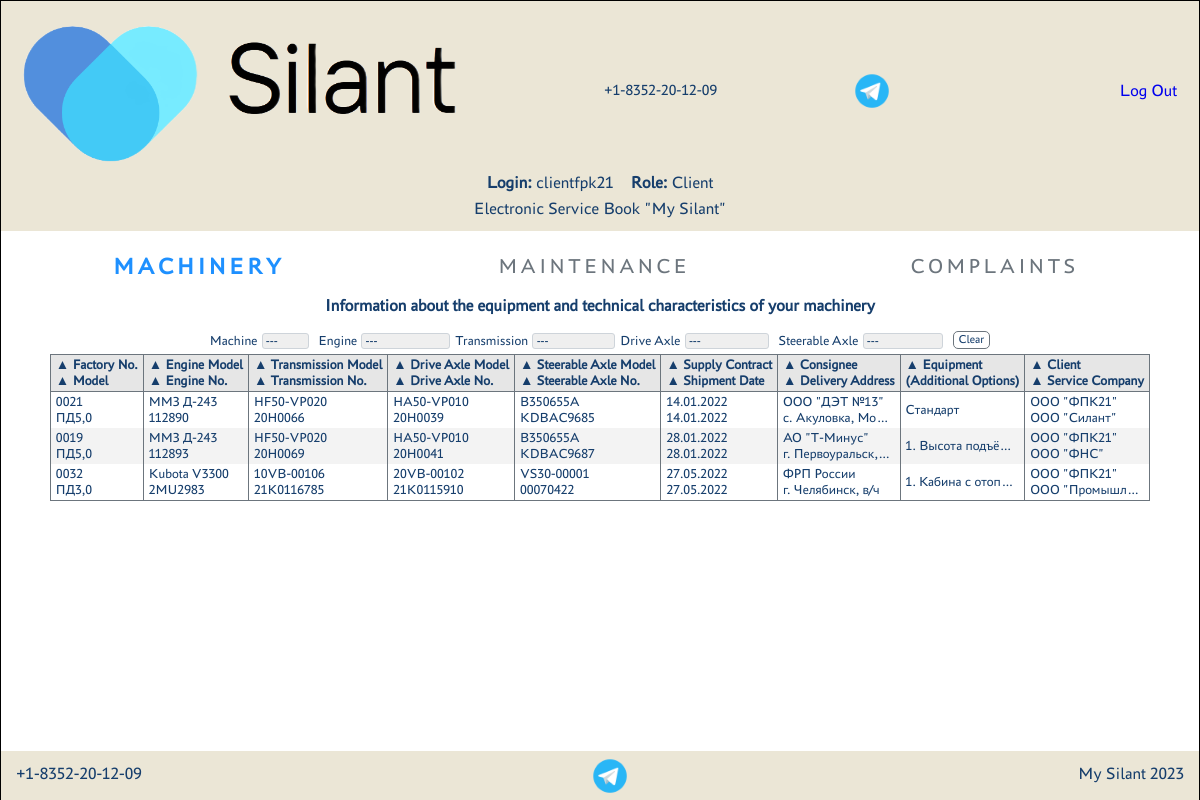
The page /info (signed in) on the database its author committed.
### services/models.py (models this page shows, shortened)
class Car(models.Model):
    factory_number = models.TextField(max_length=17, unique=True, db_index=True, verbose_name='Factory number')
    technique_model = models.ForeignKey(Technique_model, on_delete=models.CASCADE, db_index=True, verbose_name='Vehicle model')
    engine_model = models.ForeignKey(Engine_model, on_delete=models.CASCADE, db_index=True, verbose_name='Engine model')
    engine_number = models.TextField(max_length=17, verbose_name='Engine number')
    transmission_model = models.ForeignKey(Transmission_model, on_delete=models.CASCADE, db_index=True, verbose_name='Transmission model')
    transmission_number = models.TextField(max_length=50, verbose_name='Transmission number')
    drive_axle_model = models.ForeignKey(Drive_axle_model, on_delete=models.CASCADE, db_index=True, verbose_name='Drive axle model')
    drive_axle_number = models.TextField(max_length=50, verbose_name='Drive axle number')
    steerable_axle_model = models.ForeignKey(Steerable_axle_model, on_delete=models.CASCADE, db_index=True, verbose_name='Steering axle model')
    steerable_axle_number = models.TextField(max_length=50, verbose_name='Steering axle number')
    supply_contract = models.TextField(max_length=50, blank=True, verbose_name='Delivery agreement No., date.')
    date_of_shipment_from_the_factory = models.DateField(db_index=True, verbose_name='Дата отгрузки с завода')
    consignee = models.TextField(max_length=50, blank=True, verbose_name='Consignee')
    delivery_address = models.TextField(max_length=300, blank=True, verbose_name='Delivery (operation) address')
    equipment = models.TextField(blank=True, verbose_name='Equipment (additional options)')
    client = models.ForeignKey(CustomUser, on_delete=models.CASCADE, null=True, blank=True, verbose_name='Client')
    service_company = models.ForeignKey(Service_company, null=True, on_delete=models.CASCADE, blank=True, verbose_name='Service organization')
    class Meta:
        verbose_name = 'Car'
        verbose_name_plural = 'Cars'
        ordering = ['date_of_shipment_from_the_factory']

class Technique_model(models.Model):
    name = models.TextField(unique=True, verbose_name='Title')
    description = models.TextField(blank=True, verbose_name='Description')
    def __str__(self):
        return f'{self.name}'
    class Meta:
        verbose_name = 'Model of machines'
        verbose_name_plural = 'Models of machines'

class Engine_model(models.Model):
    name = models.TextField(unique=True, verbose_name='Title')
    description = models.TextField(blank=True, verbose_name='Description')
    def __str__(self):
        return f'{self.name}'
    class Meta:
        verbose_name = 'Engine model'
        verbose_name_plural = 'Engine models'

class Transmission_model(models.Model):
    name = models.TextField(unique=True, verbose_name='Title')
    description = models.TextField(blank=True, verbose_name='Description')
    def __str__(self):
        return f'{self.name}'
    class Meta:
        verbose_name = 'Transmission model'
        verbose_name_plural = 'Transmission models'

class Drive_axle_model(models.Model):
    name = models.TextField(unique=True, verbose_name='Title')
    description = models.TextField(blank=True, verbose_name='Description')
    def __str__(self):
        return f'{self.name}'
    class Meta:
        verbose_name = 'Drive axle model'
        verbose_name_plural = 'Drive axle models'

class Steerable_axle_model(models.Model):
    name = models.TextField(unique=True, verbose_name='Title')
    description = models.TextField(blank=True, verbose_name='Description')
    def __str__(self):
        return f'{self.name}'
    class Meta:
        verbose_name = 'Steering axle model'
        verbose_name_plural = 'Steering axle models'

class Service_company(models.Model):
    user = models.OneToOneField(CustomUser, on_delete=models.CASCADE, verbose_name='Username')
    name = models.TextField(unique=True, verbose_name='Title')
    description = models.TextField(blank=True, verbose_name='Description')
    def __str__(self):
        return f'{self.name}'
    class Meta:
        verbose_name = 'Service company'
        verbose_name_plural = 'Service companies'

### services/views.py (the view)
# urls.py: path('info', Info.as_view(), name='info'),
class Info(PermissionRequiredMixin, ListView):
    permission_required = 'services.view_car'
    model = Car
    template_name = 'info.html'
    context_object_name = 'cars'
    def get_context_data(self, *args, **kwargs):
        context = super().get_context_data(*args, **kwargs)
        order_by = self.request.GET.get('order_by', 'date_of_shipment_from_the_factory')
        if order_by in ['technique_model', 'engine_model', 'transmission_model', 'drive_axle_model',
                        'steerable_axle_model', 'service_company']:
            order_by = order_by+"__name"
        if order_by in ['client']:
            order_by = "client__username"
        context['te'] = self.request.GET.get('te', '---')
        context['en'] = self.request.GET.get('en', '---')
        context['tr'] = self.request.GET.get('tr', '---')
        context['da'] = self.request.GET.get('da', '---')
        context['sa'] = self.request.GET.get('sa', '---')
        qs = qs_filter = Car.objects.all()
        if context['te'] != "---":
            filter = Technique_model.objects.get(name=context['te']).id
            qs = qs.filter(technique_model=filter)
        if context['en'] != "---":
            filter = Engine_model.objects.get(name=context['en'])
            qs = qs.filter(engine_model=filter)
        if context['tr'] != "---":
            filter = Transmission_model.objects.get(name=context['tr']).id
            qs = qs.filter(transmission_model=filter)
        if context['da'] != "---":
            filter = Drive_axle_model.objects.get(name=context['da']).id
            qs = qs.filter(drive_axle_model=filter)
        if context['sa'] != "---":
            filter = Steerable_axle_model.objects.get(name=context['sa']).id
            qs = qs.filter(steerable_axle_model=filter)
        filter_list = ['technique_model', 'engine_model', 'transmission_model', 'drive_axle_model', 'steerable_axle_model']
        if self.request.user.groups.filter(name='admin').exists() or self.request.user.groups.filter(name='manager').exists():
            context['cars'] = qs.order_by(order_by)
            for filter in filter_list:
                context[filter] = set(qs_filter.values_list(filter+'__name', flat=True))
        elif self.request.user.groups.filter(name='service').exists():
            context['cars'] = qs.filter(service_company__user=self.request.user.id).order_by(order_by)
            for filter in filter_list:
                context[filter] = set(qs_filter.filter(service_company__user=self.request.user.id).values_list(filter+'__name', flat=True))
        elif self.request.user.groups.filter(name='client').exists():
            context['cars'] = qs.filter(client=self.request.user.id).order_by(order_by)
            for filter in filter_list:
                context[filter] = set(qs_filter.filter(client=self.request.user.id).values_list(filter+'__name', flat=True))
        else:
            context['cars'] = []
        return context

### services/templates/info.html (shortened to what this page needs)
{% extends 'default.html' %}
{% load auth_extras %}
{% load static %}
{% block content %}
    <div class="div_full_horizontal_content_space_around">
        <a class="button_menu active" href="{% url 'info' %}" role="button">Machinery</a>
        <a class="button_menu" href="{% url 'maintenance' %}" role="button">Maintenance</a>
        <a class="button_menu" href="{% url 'complaints' %}" role="button">Complaints</a>
    </div>
    <h4 class="center">Information about the equipment and technical characteristics of your machinery</h4>
    <div class="left-right-wrap">
        <div class="div_item_filter">
            <span class="select_name">Machine</span>
            <select class="select_filter" onchange="setFilter_te(this.value);">
                <option value="{{ te }}">&nbsp;{{ te }}&nbsp;</option>
            </select>
        </div>
        <div class="div_item_filter">
            <span class="select_name">Engine</span>
            <select class="select_filter" onchange="setFilter_en(this.value);">
                <option value="{{ en }}">&nbsp;{{ en }}&nbsp;</option>
            </select>
        </div>
        <div class "div_item_filter">
            <span class="select_name">Transmission</span>
            <select class="select_filter" onchange="setFilter_tr(this.value);">
                <option value="{{ tr }}">&nbsp;{{ tr }}&nbsp;</option>
            </select>
        </div>
        <div class="div_item_filter">
            <span class="select_name">Drive Axle</span>
            <select class="select_filter" onchange="setFilter_da(this.value);">
                <option value="{{ da }}">&nbsp;{{ da }}&nbsp;</option>
            </select>
        </div>
        <div class="div_item_filter">
            <span class="select_name">Steerable Axle</span>
            <select class="select_filter" onchange="setFilter_sa(this.value);">
                <option value="{{ sa }}">&nbsp;{{ sa }}&nbsp;</option>
            </select>
        </div>
        <div class="div_item_filter">
            <a title="Clear Filters" class="button_reset" href="" role="button" onclick="reset(); return false">Clear</a>
        </div>
    </div>
    {% if cars %}
        <table class="small_font">
        <tr>
            <th><a title="Sort" href="#" onclick="setOrder_by('?order_by=factory_number'); return false" >&#9650; </a>Factory No.<br>
                <a title="Sort" href="#" onclick="setOrder_by('?order_by=technique_model'); return false" >&#9650; </a>Model</th>
            <th><a title="Sort" href="#" onclick="setOrder_by('?order_by=engine_model'); return false" >&#9650; </a>Engine Model<br>
                <a title="Sort" href="#" onclick="setOrder_by('?order_by=engine_number'); return false" >&#9650; </a>Engine No.</th>
            <th><a title="Sort" href="#" onclick="setOrder_by('?order_by=transmission_model'); return false" >&#9650; </a>Transmission Model<br>
                <a title="Sort" href="#" onclick="setOrder_by('?order_by=transmission_number'); return false" >&#9650; </a>Transmission No.</th>
            <th><a title="Sort" href="#" onclick="setOrder_by('?order_by=drive_axle_model'); return false" >&#9650; </a>Drive Axle Model<br>
                <a title="Sort" href="#" onclick "setOrder_by('?order_by=drive_axle_number'); return false" >&#9650; </a>Drive Axle No.</th>
            <th><a title="Sort" href="#" onclick="setOrder_by('?order_by=steerable_axle_model'); return false" >&#9650; </a>Steerable Axle Model<br>
                <a title="Sort" href="#" onclick="setOrder_by('?order_by=steerable_axle_number'); return false" >&#9650; </a>Steerable Axle No.</th>
            <th><a title="Sort" href="#" onclick="setOrder_by('?order_by=supply_contract'); return false" >&#9650; </a>Supply Contract<br>
                <a title="Sort" href="#" onclick="setOrder_by('?order_by=date_of_shipment_from_the_factory'); return false" >&#9650; </a>Shipment Date</th>
            <th><a title="Sort" href="#" onclick="setOrder_by('?order_by=consignee'); return false" >&#9650; </a>Consignee<br>
                <a title="Sort" href="#" onclick="setOrder_by('?order_by=delivery_address'); return false" >&#9650; </a>Delivery Address</th>
            <th><a title="Sort" href="#" onclick="setOrder_by('?order_by=equipment'); return false" >&#9650; </a>Equipment<br>(Additional Options)</th>
            <th><a title="Sort" href="#" onclick="setOrder_by('?order_by=client'); return false" >&#9650; </a>Client<br>
                <a title="Sort" href="#" onclick="setOrder_by('?order_by=service_company'); return false" >&#9650; </a>Service Company</th>
        </tr>
        {% for car in cars %}
            <tr onclick="window.location.href='/info/{{ car.id }}'; return false" class="table_tr">
                <td class="td_slim">{{ car.factory_number }}<br>
                    {{ car.technique_model }}</td>
                <td class="td_slim">{{ car.engine_model }}<br>
                    {{ car.engine_number }}</td>
                <td class="td_slim">{{ car.transmission_model }}<br>
                    {{ car.transmission_number }}</td>
                <td class="td_slim">{{ car.drive_axle_model }}<br>
                    {{ car.drive_axle_number }}</td>
                <td class="td_slim">{{ car.steerable_axle_model }}<br>
                    {{ car.steerable_axle_number }}</td>
                <td class="td_slim">{% if car.supply_contract %}{{ car.supply_contract }}{% else %}Not Available{% endif %}<br>
                    {% if car.date_of_shipment_from_the_factory %}{{ car.date_of_shipment_from_the_factory|date:"d.m.Y" }}
                    {% else %}Not Available{% endif %}</td>
                <td class="td_slim">{% if car.consignee %}{{ car.consignee }}{% else %}Not Available{% endif %}<br>
                    {% if car.delivery_address %}{{ car.delivery_address }}{% else %}Not Available{% endif %}</td>
                <td class="td_slim">{% if car.equipment %}{{ car.equipment }}{% else %}Not Available{% endif %}</td>
                <td class="td_slim">{% if car.client %}{{ car.client }}{% else %}Not Available{% endif %}<br>
                    {% if car.service_company %}{{ car.service_company }}{% else %}Not Available{% endif %}</td>
            </tr>
        {% endfor %}
        </table>
    {% endif %}
{% endblock content %}

### services/templates/default.html (shortened to what this page needs)
{% load static %}
{% load auth_extras %}
<html lang="en">
	<head>
		<link rel="stylesheet" href="{% static 'css/style.css' %}">
		<link rel="stylesheet" media="screen and (max-width: 360px) " href="/static/css/mobile.css"/>
		<link rel="stylesheet" media="screen and (min-width: 361px) and (max-width: 767.8px)" href="/static/css/360.css"/>
		<link rel="stylesheet" media="screen and (min-width: 767.9px) and (max-width: 1365px)" href="/static/css/760.css"/>
		<link rel="stylesheet" media="screen and (min-width: 1366px) and (max-width: 1535px)" href="/static/css/1366.css"/>
		<link rel="stylesheet" media="screen and (min-width: 1536px)" href="/static/css/1536.css"/>
		{% load bootstrap5 %}
	</head>
<body>
<div class="wrapper">
	<header>
		<div class="header">
			<div class="header_top">
				<div class="logo">
					<a href="{% url 'info' %}"><img class='header_logo' src="{% static 'images/logo.png' %}" alt="Logo"></a>
				</div>
				<div class="header_contact">+1-8352-20-12-09</div>
				<div><img class="telegram_logo" src="{% static 'images/telegram.png' %}"></div>
				<div id="account_menu" class="account_menu">
					{% if user.is_authenticated %}
						<a class "button slim" style='margin: 5px 12px;' href="/accounts/logout/" role="button">Log Out</a>
					{% else %}
						<a class "button slim" href="/accounts/login/" role="button">Login</a>
					{% endif %}
				</div>
			</div>
			{% include "fragments/username_group.html" %}
			<p class="center">Electronic Service Book "My Silant"</p>
		</div>
	</header>
	<main>
		<div class="main">
		{% block content %} {% endblock content %}
		</div>
	</main>
	<footer>
		<div class="footer">+1-8352-20-12-09</div>
		<div><img class="telegram_logo" src="{% static 'images/telegram.png' %}"></div>
		<div class="footer">My Silant {% now "Y" %}</div>
	</footer>
</div>
</body>
</html>

### services/templates/fragments/username_group.html
{% load auth_extras %}
{% if user.is_authenticated %}
    <div class="center">
        <div><b>Login:</b> {{ user.username }}&emsp;</div>
        <div>
            <b>Role:</b>
            {% if request.user|has_group:"client" %}
                Client
            {% elif request.user|has_group:"service" %}
                Service Company
            {% elif request.user|has_group:"manager" %}
                Manager
            {% elif request.user|has_group:"admin" %}
                Administrator
            {% endif %}
        </div>
    </div>
{% else %}
        <div class="center"><p>You are not authenticated</p></div>
{% endif %}

### rows shown on the page
Car: factory_number "0021", technique_model "ПД5,0", engine_model "ММЗ Д-243", engine_number "112890", transmission_model "HF50-VP020", transmission_number "20H0066", drive_axle_model "HA50-VP010", drive_axle_number "20H0039", steerable_axle_model "B350655A", steerable_axle_number "KDBAC9685", supply_contract "14.01.2022", date_of_shipment_from_the_factory "14.01.2022", consignee "ООО \"ДЭТ №13…", delivery_address "с. Акуловка, Мо…", equipment "Стандарт", client "ООО \"ФПК21\"", service_company "ООО \"Силант\""
Car: factory_number "0019", technique_model "ПД5,0", engine_model "ММЗ Д-243", engine_number "112893", transmission_model "HF50-VP020", transmission_number "20H0069", drive_axle_model "HA50-VP010", drive_axle_number "20H0041", steerable_axle_model "B350655A", steerable_axle_number "KDBAC9687", supply_contract "28.01.2022", date_of_shipment_from_the_factory "28.01.2022", consignee "АО \"Т-Минус\"", delivery_address "г. Первоуральск,…", equipment "1. Высота подъё…", client "ООО \"ФПК21\"", service_company "ООО \"ФНС\""
Car: factory_number "0032", technique_model "ПД3,0", engine_model "Kubota V3300", engine_number "2MU2983", transmission_model "10VB-00106", transmission_number "21K0116785", drive_axle_model "20VB-00102", drive_axle_number "21K0115910", steerable_axle_model "VS30-00001", steerable_axle_number "00070422", supply_contract "27.05.2022", date_of_shipment_from_the_factory "27.05.2022", consignee "ФРП России", delivery_address "г. Челябинск, в/ч", equipment "1. Кабина с отоп…", client "ООО \"ФПК21\"", service_company "ООО \"Промышл…"

### other values the page prints
{{ user.username }} "clientfpk21"
